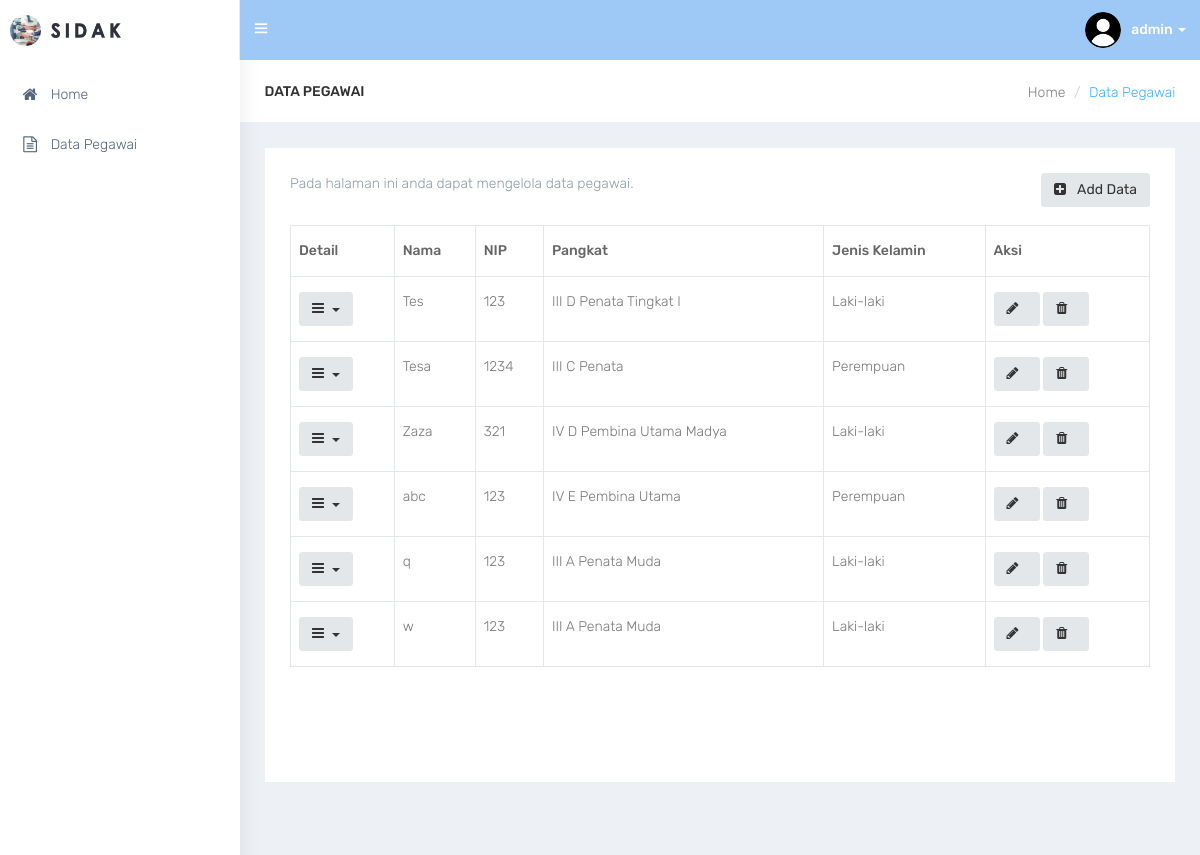
Before: /data (signed in) with the older database file.
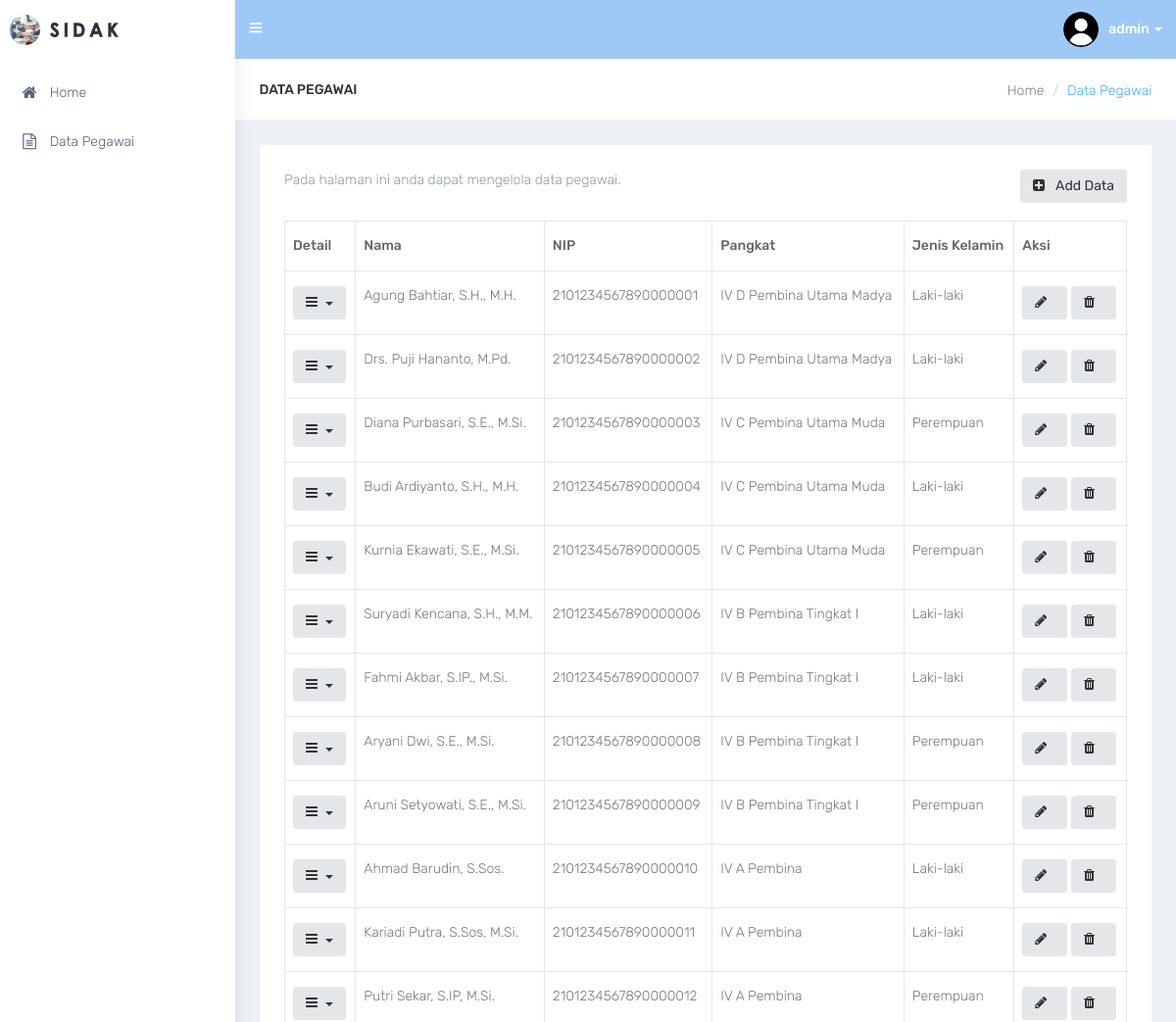
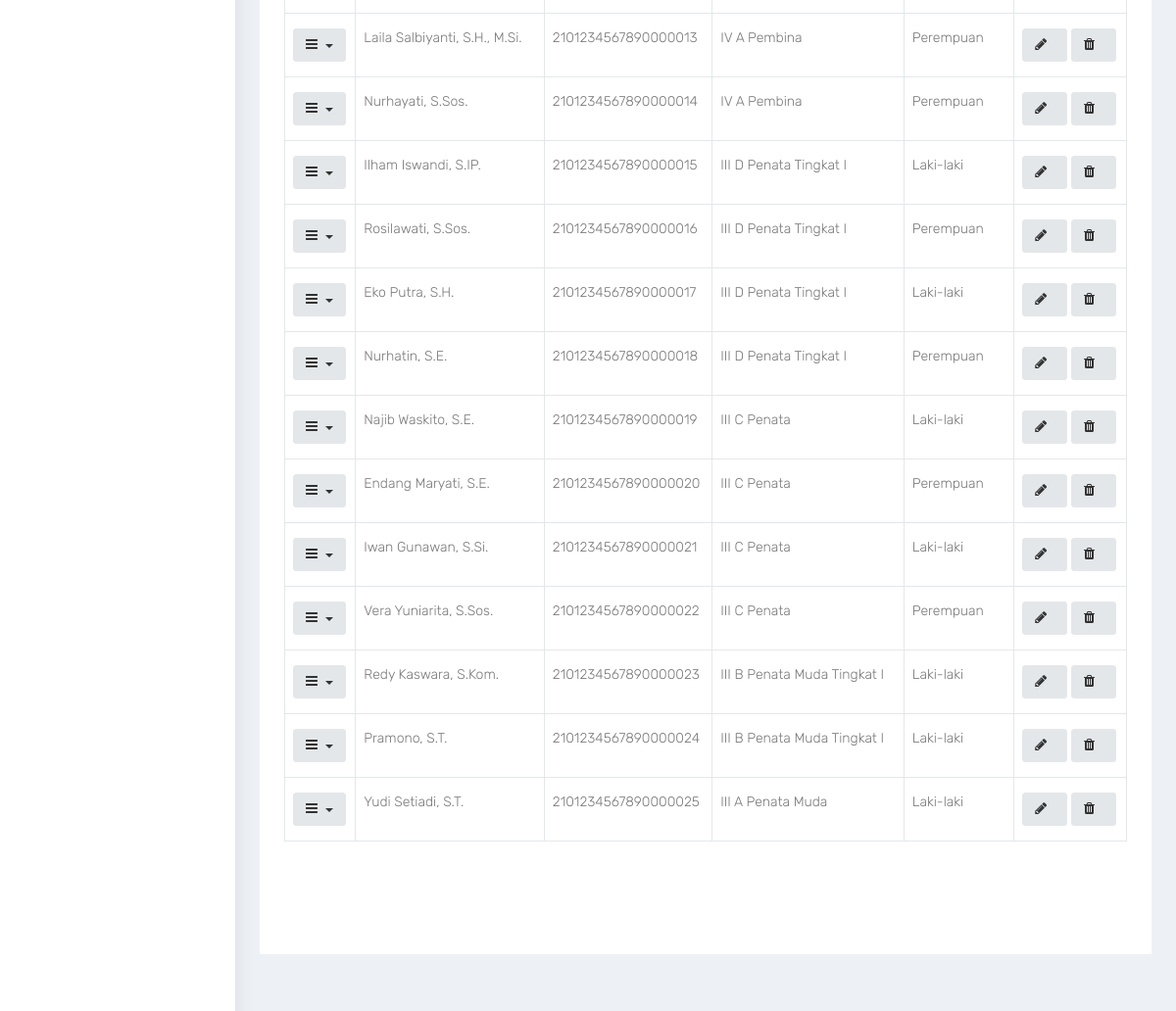
After: the same page with the newer database file (2 pictures, top to bottom).
### tables this page shows
CREATE TABLE `user` (
  `us_id` int(11) NOT NULL,
  `ac_id` int(11) NOT NULL,
  `us_username` varchar(30) NOT NULL,
  `us_password` varchar(100) NOT NULL,
  `us_photo` varchar(100) NOT NULL,
  `us_email` varchar(30) NOT NULL
);

CREATE TABLE `pegawai` (
  `pe_id` int(11) NOT NULL,
  `pe_nama` varchar(255) NOT NULL,
  `pe_nip` varchar(30) NOT NULL,
  `pa_id` int(11) NOT NULL,
  `pe_tempat_lahir` varchar(100) NOT NULL,
  `pe_tanggal_lahir` date NOT NULL,
  `pe_jenis_kelamin` varchar(20) NOT NULL,
  `ag_id` int(11) NOT NULL,
  `st_id` int(11) NOT NULL,
  `pe_no_hp` varchar(15) NOT NULL,
  `pe_email` varchar(100) NOT NULL,
  `pe_no_bpjs` varchar(30) NOT NULL,
  `pr_id` char(2) NOT NULL,
  `kb_id` char(4) NOT NULL,
  `kc_id` char(7) NOT NULL,
  `kl_id` char(10) NOT NULL,
  `pe_alamat` varchar(255) NOT NULL,
  `pe_hobi` varchar(100) NOT NULL
);

CREATE TABLE `pangkat` (
  `pa_id` int(11) NOT NULL,
  `pa_keterangan` varchar(100) NOT NULL
);

### data.php (the view, shortened to what this page needs)
<div id="page-wrapper">
    <div class="container-fluid">
        <div class="row bg-title">
            <div class="col-lg-3 col-md-4 col-sm-4 col-xs-12">
                <h4 class="page-title">Data Pegawai</h4>
            </div>
            <div class="col-lg-9 col-sm-8 col-md-8 col-xs-12">
                <ol class="breadcrumb">
                    <li><a href="index">Home</a></li>
                    <li class="active">Data Pegawai</li>
                </ol>
            </div>
        </div>
        <div class="row">
            <div class="col-sm-12">
                <?php
                    require_once(__DIR__.'/lib/config.php');
                ?>
            </div>
        </div>
        <div class="row">
            <div class="col-sm-12">
                <div class="white-box">
                    <a href="data-add" class="btn btn-default pull-right m-l-20 hidden-xs hidden-sm waves-effect waves-light"><i class="fa fa-plus-square fa-fw" aria-hidden="true"></i> Add Data</a>
                    <p class="text-muted">Pada halaman ini anda dapat mengelola data pegawai.</p><br>
                    <div class="table-responsive">
                        <table class="table table-bordered" id="table_id">
                            <thead>
                                <tr>
                                    <th>Detail</th>
                                    <th>Nama</th>
                                    <th>NIP</th>
                                    <th>Pangkat</th>
                                    <th>Jenis Kelamin</th>
                                    <th>Aksi</th>
                                </tr>
                            </thead>
                            <tbody>
                                <?php
                                    $sql = "SELECT * FROM pegawai JOIN pangkat USING(pa_id)";
                                    $query = $conn->query($sql);
                                    $check = $query->rowCount();
                                    if ($check >= 1) {
                                        while($data = $query->fetch(PDO::FETCH_OBJ)){
                                            echo '
                                            <tr>
                                            <td>
                                                <div class="dropdown">
                                                    <button class="btn btn-default dropdown-toggle" type="button" data-toggle="dropdown"><i class="fa fa-bars fa-fw" aria-hidden="true"></i><span class="caret"></span></button>
                                                    <ul class="dropdown-menu">
                                                        <li><a href="kepangkatan/'.$data->pe_id.'">Riwayat Kepangkatan</a></li>
                                                        <li><a href="pendidikan/'.$data->pe_id.'">Riwayat Pendidikan</a></li>
                                                        <li><a href="jabatan/'.$data->pe_id.'">Riwayat Jabatan</a></li>
                                                        <li><a href="keluarga/'.$data->pe_id.'">Data Keluarga</a></li>
                                                    </ul>
                                                </div>
                                            </td>
                                            <td>'.$data->pe_nama.'</td>
                                            <td>'.$data->pe_nip.'</td>
                                            <td>'.$data->pa_keterangan.'</td>
                                            <td>'.$data->pe_jenis_kelamin.'</td>
                                            <td>
                                                <a href="data-edit/'.$data->pe_id.'" class="btn btn-default waves-effect waves-light"><i class="fa fa-pencil fa-fw" aria-hidden="true"></i></a>
                                                <a href="data/'.$data->pe_id.'" class="btn btn-default waves-effect waves-light"><i class="fa fa-trash fa-fw" aria-hidden="true"></i></a>
                                            </td>
                                            </tr>';
                                        }
                                    }
                                    else{
                                        echo "
                                        <tr>
                                        <td colspan='6' style='text-align:center;'>Table is empty</td>
                                        </tr>";
                                    }
                                ?>
                            </tbody>
                        </table><br><br><br><br>
                    </div>
                </div>
            </div>
        </div>
    </div>
</div>

### index.php (shortened to what this page needs)
<?php
    $page = $_GET['page'];
    switch ($page) {
        default:
            require_once "index-base.php";
            break;
    }
?>

### index-base.php
<!DOCTYPE html>
<html lang="en">
<head>
    <?php require_once "lib/lib-plugins.php"; ?>
</head>
<body class="fix-header">
    <div id="wrapper">
        <?php require_once "lib/lib-topbar.php"; ?>
        <?php require_once "lib/lib-nav.php"; ?>
        <?php require_once "lib/lib-url.php"; ?>
    </div>
</body>
</html>

### lib/lib-plugins.php (shortened to what this page needs)
<link href="css/bootstrap.min.css" rel="stylesheet">
<link href="plugins/bower_components/sidebar-nav/dist/sidebar-nav.min.css" rel="stylesheet">
<link href="plugins/bower_components/toast-master/css/jquery.toast.css" rel="stylesheet">
<link href="plugins/bower_components/morrisjs/morris.css" rel="stylesheet">
<link href="plugins/bower_components/chartist-js/dist/chartist.min.css" rel="stylesheet">
<link href="plugins/bower_components/chartist-plugin-tooltip-master/dist/chartist-plugin-tooltip.css" rel="stylesheet">
<link href="css/animate.css" rel="stylesheet">
<link href="css/style.css" rel="stylesheet">
<link href="css/default.css" id="theme" rel="stylesheet">
<link rel="stylesheet" type="text/css" href="plugins/bower_components/datatables/css/dataTables.bootstrap.css">
<link rel="stylesheet" href="https://cdnjs.cloudflare.com/ajax/libs/bootstrap-datepicker/1.4.1/css/bootstrap-datepicker3.css"/>

### lib/lib-topbar.php (shortened to what this page needs)
<nav class="navbar navbar-default navbar-static-top m-b-0">
    <div class="navbar-header" style="background: #9ec9f6;">
        <div class="top-left-part">
            <a class="logo" href="index">
                <b>
                <img src="images/admin-lg.png" alt="home" class="light-logo" style="max-height: 31px;" /></b>
                <span class="hidden-xs">
                <img src="images/admin-tx.png" alt="home" class="light-logo" style="max-height: 15px;" /></span>
            </a>
        </div>
        <ul class="nav navbar-top-links navbar-left">
            <li><a href="javascript:void(0)" class="open-close waves-effect waves-light"><i class="ti-menu"></i></a></li>
        </ul>
        <?php
            require_once(__DIR__.'/config.php');
            $id = $_SESSION['id'];
            $sql = "SELECT * FROM user JOIN access_control USING(ac_id) WHERE us_id='$id'";
            $query = $conn->query($sql);
            $data = $query->fetch(PDO::FETCH_OBJ);
        ?>
        <ul class="nav navbar-top-links navbar-right pull-right">
            <li class="dropdown">
                <a class="dropdown-toggle profile-pic" data-toggle="dropdown" href="#"> <img src="images/user/<?php echo $data->us_photo;?>" alt="user-img" width="36" class="img-circle"><b class="hidden-xs"><?php echo $data->us_username;?> </b><span class="caret"></span> </a>
            </li>
        </ul>
    </div>
</nav>

### lib/lib-nav.php (shortened to what this page needs)
<div class="navbar-default sidebar" role="navigation">
    <div class="sidebar-nav slimscrollsidebar">
        <div class="sidebar-head">
            <h3><span class="fa-fw open-close"><i class="ti-close ti-menu"></i></span> <span class="hide-menu">Navigation</span></h3>
        </div>
        <ul class="nav" id="side-menu">
            <li style="padding: 70px 0 0;"><a href="index"><i class="fa fa-home fa-fw" aria-hidden="true"></i> Home</a></li>
            <li><a href="data"><i class="fa fa-file-text-o fa-fw" aria-hidden="true"></i> Data Pegawai</a></li>
        </ul>
    </div>
</div>

### lib/lib-url.php (shortened to what this page needs)
<?php
	if(isset($_GET['page'])){
		$page = $_GET['page'];
	}
	switch ($page) {
		case 'data':
			require_once "data.php";
			break;
	}
?>

### css/default.css (style rules this page uses)
body { background: #fff; }
.top-left-part { background: #fff; }
.top-left-part .light-logo { display: inline-block; }
.navbar-header { background: #2f323e; }
.navbar-top-links > li > a { color: #ffffff; }
.sidebar .sidebar-head { background: #ffffff; }
.sidebar .sidebar-head h3 { color: #686868; }
.bg-title .breadcrumb .active { color: #41b3f9; }
.sidebar { background: #fff; box-shadow: 1px 0px 20px rgba(0, 0, 0, 0.08); }
#side-menu li a { color: #54667a; }
#side-menu li a { color: #54667a; border-left: 0px solid #fff; }
#side-menu > li > a { border-left: 3px solid transperant; }

Changed rows visible on the page:
changed pegawai: pe_nama "Tes" → "Agung Bahtiar, S.H., M.H."; pe_nip "123" → "2101234567890000001"; pa.pa_keterangan "III D Penata Tingkat I" → "IV D Pembina Utama Madya"
changed pegawai: pe_nama "Tesa" → "Drs. Puji Hananto, M.Pd."; pe_nip "1234" → "2101234567890000002"; pa.pa_keterangan "III C Penata" → "IV D Pembina Utama Madya"; pe_jenis_kelamin "Perempuan" → "Laki-laki"
changed pegawai: pe_nama "Zaza" → "Diana Purbasari, S.E., M.Si."; pe_nip "321" → "2101234567890000003"; pa.pa_keterangan "IV D Pembina Utama Madya" → "IV C Pembina Utama Muda"; pe_jenis_kelamin "Laki-laki" → "Perempuan"
changed pegawai: pe_nama "abc" → "Budi Ardiyanto, S.H., M.H."; pe_nip "123" → "2101234567890000004"; pa.pa_keterangan "IV E Pembina Utama" → "IV C Pembina Utama Muda"; pe_jenis_kelamin "Perempuan" → "Laki-laki"
changed pegawai: pe_nama "q" → "Kurnia Ekawati, S.E., M.Si."; pe_nip "123" → "2101234567890000005"; pa.pa_keterangan "III A Penata Muda" → "IV C Pembina Utama Muda"; pe_jenis_kelamin "Laki-laki" → "Perempuan"
changed pegawai: pe_nama "w" → "Suryadi Kencana, S.H., M.M."; pe_nip "123" → "2101234567890000006"; pa.pa_keterangan "III A Penata Muda" → "IV B Pembina Tingkat I"
added pegawai: pe_nama "Fahmi Akbar, S.IP., M.Si.", pe_nip "2101234567890000007", pa.pa_keterangan "IV B Pembina Tingkat I", pe_jenis_kelamin "Laki-laki"
added pegawai: pe_nama "Aryani Dwi, S.E., M.Si.", pe_nip "2101234567890000008", pa.pa_keterangan "IV B Pembina Tingkat I", pe_jenis_kelamin "Perempuan"
added pegawai: pe_nama "Aruni Setyowati, S.E., M.Si.", pe_nip "2101234567890000009", pa.pa_keterangan "IV B Pembina Tingkat I", pe_jenis_kelamin "Perempuan"
added pegawai: pe_nama "Ahmad Barudin, S.Sos.", pe_nip "2101234567890000010", pa.pa_keterangan "IV A Pembina", pe_jenis_kelamin "Laki-laki"
added pegawai: pe_nama "Kariadi Putra, S.Sos, M.Si.", pe_nip "2101234567890000011", pa.pa_keterangan "IV A Pembina", pe_jenis_kelamin "Laki-laki"
added pegawai: pe_nama "Putri Sekar, S.IP, M.Si.", pe_nip "2101234567890000012", pa.pa_keterangan "IV A Pembina", pe_jenis_kelamin "Perempuan"
added pegawai: pe_nama "Laila Salbiyanti, S.H., M.Si.", pe_nip "2101234567890000013", pa.pa_keterangan "IV A Pembina", pe_jenis_kelamin "Perempuan"
added pegawai: pe_nama "Nurhayati, S.Sos.", pe_nip "2101234567890000014", pa.pa_keterangan "IV A Pembina", pe_jenis_kelamin "Perempuan"
added pegawai: pe_nama "Ilham Iswandi, S.IP.", pe_nip "2101234567890000015", pa.pa_keterangan "III D Penata Tingkat I", pe_jenis_kelamin "Laki-laki"
added pegawai: pe_nama "Rosilawati, S.Sos.", pe_nip "2101234567890000016", pa.pa_keterangan "III D Penata Tingkat I", pe_jenis_kelamin "Perempuan"
added pegawai: pe_nama "Eko Putra, S.H.", pe_nip "2101234567890000017", pa.pa_keterangan "III D Penata Tingkat I", pe_jenis_kelamin "Laki-laki"
added pegawai: pe_nama "Nurhatin, S.E.", pe_nip "2101234567890000018", pa.pa_keterangan "III D Penata Tingkat I", pe_jenis_kelamin "Perempuan"
added pegawai: pe_nama "Najib Waskito, S.E.", pe_nip "2101234567890000019", pa.pa_keterangan "III C Penata", pe_jenis_kelamin "Laki-laki"
added pegawai: pe_nama "Endang Maryati, S.E.", pe_nip "2101234567890000020", pa.pa_keterangan "III C Penata", pe_jenis_kelamin "Perempuan"
added pegawai: pe_nama "Iwan Gunawan, S.Si.", pe_nip "2101234567890000021", pa.pa_keterangan "III C Penata", pe_jenis_kelamin "Laki-laki"
added pegawai: pe_nama "Vera Yuniarita, S.Sos.", pe_nip "2101234567890000022", pa.pa_keterangan "III C Penata", pe_jenis_kelamin "Perempuan"
added pegawai: pe_nama "Redy Kaswara, S.Kom.", pe_nip "2101234567890000023", pa.pa_keterangan "III B Penata Muda Tingkat I", pe_jenis_kelamin "Laki-laki"
added pegawai: pe_nama "Pramono, S.T.", pe_nip "2101234567890000024", pa.pa_keterangan "III B Penata Muda Tingkat I", pe_jenis_kelamin "Laki-laki"
added pegawai: pe_nama "Yudi Setiadi, S.T.", pe_nip "2101234567890000025", pa.pa_keterangan "III A Penata Muda", pe_jenis_kelamin "Laki-laki"
